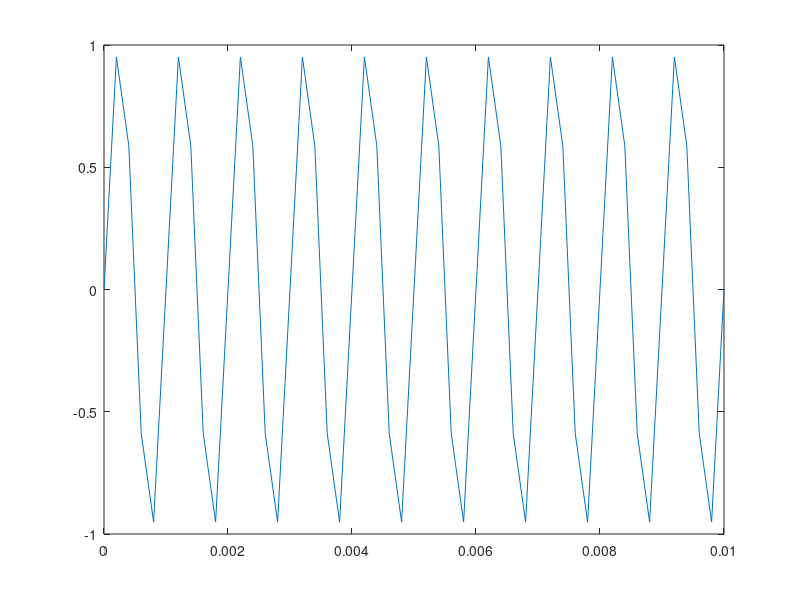
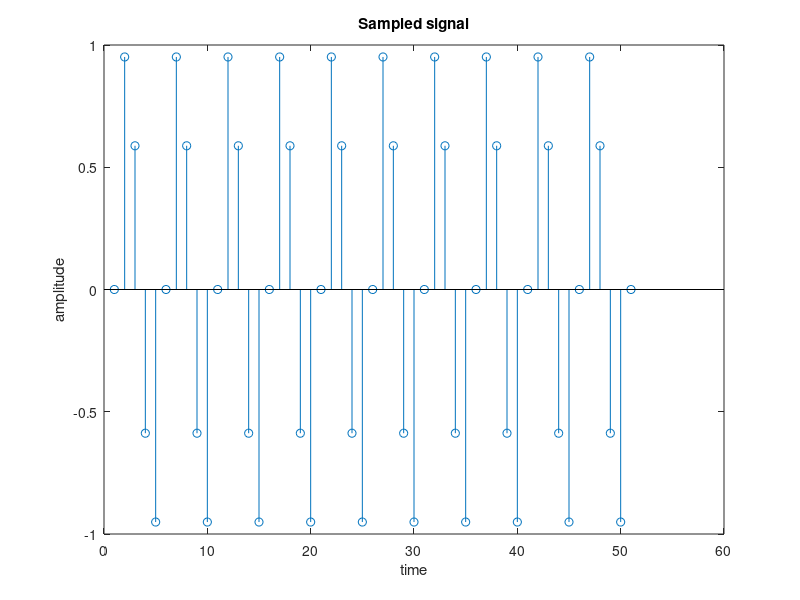
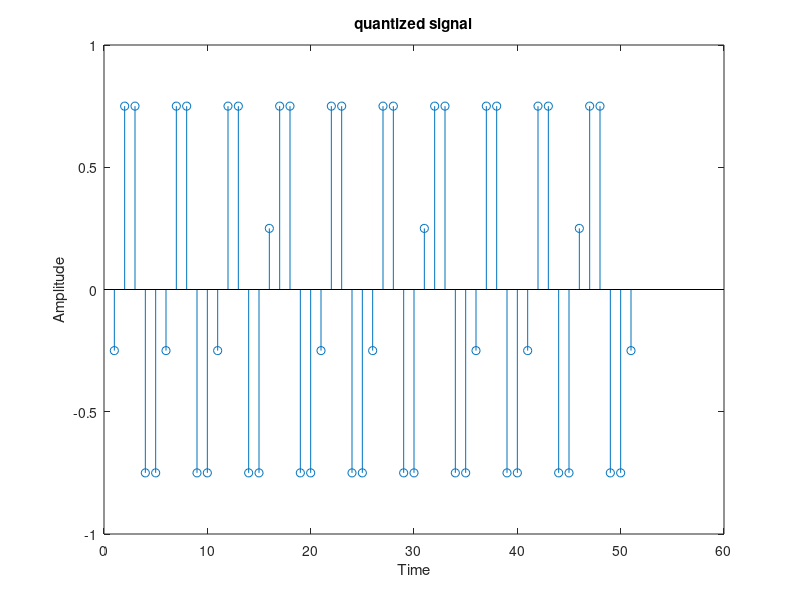
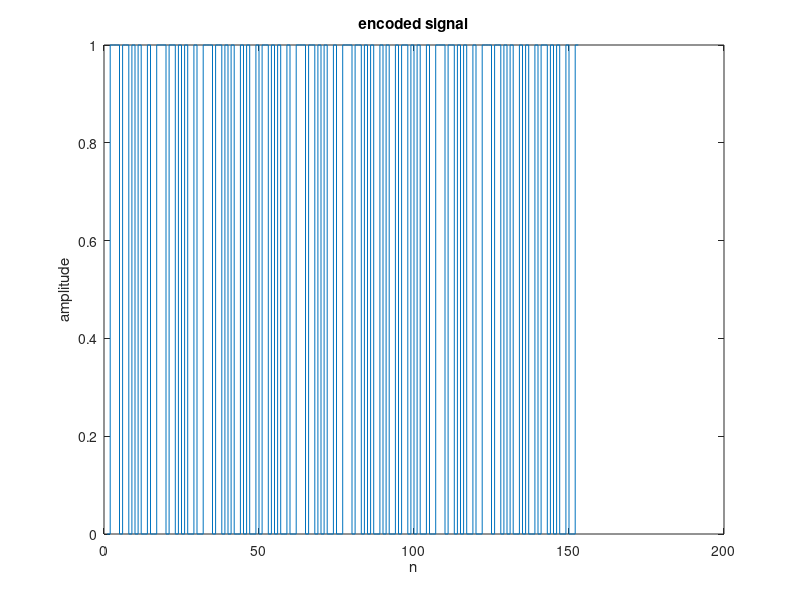

Recreate these plots in MATLAB, in order.
clc;
clear all;
close all;
fs=5000;
fm=100;
n=10;
t=(0:1/fs:1/fm)';
y=sin(2*pi*fm*t*n);
plot(t,y);
figure;
stem(y);
%Ploting the Sampled Signal.
figure(2); 
stem(y);
title('Sampled signal');
xlabel('time');
ylabel('amplitude');

%Quantization 
n1=3;
L=2^n1;
Xmax=2;
Xmin=-2;
del=(Xmax-Xmin)/L;
partition=Xmin:del:Xmax;
codebook=Xmin-(del/2):del:Xmax+(del/2);
[index,quants]=quantiz(y,partition,codebook);

%Ploting the Quantized Signal.
figure(3);
stem(quants);
title('quantized signal');
xlabel('Time');
ylabel('Amplitude');

%Encoding
l1=length(index);
for i=1:l1
if(index(i)~=0)
index(i)=index(i)-1;
end
end

%normalization
l2=length(quants);
for i=1:l2
    if (quants(i)==Xmax-del/2)
        quants(i)=Xmax+del/2;
    end
    if (quants(i)==Xmax+del/2)
        quants(i)=Xmax-del/2;
    end
end

code=de2bi(index,'left-msb');

k=1;
for i=1:l1
    for j=1:n1
        coded(k)=code(i,j);
        j=j+1;
        k=k+1;
    end
    i=i+1;
end

%Ploting the Encoded Signal
figure(4);
stairs(coded);
title('encoded signal');
xlabel('n');
ylabel('amplitude');

%Decoding
index1=bi2de(code,'left-msb');
de_signal=(del*index1)+Xmin+(del/2);

%Ploting the Decoded Signal
figure(5);
plot(de_signal);
title('demodulated signal');
xlabel('n');
ylabel('amplitude');